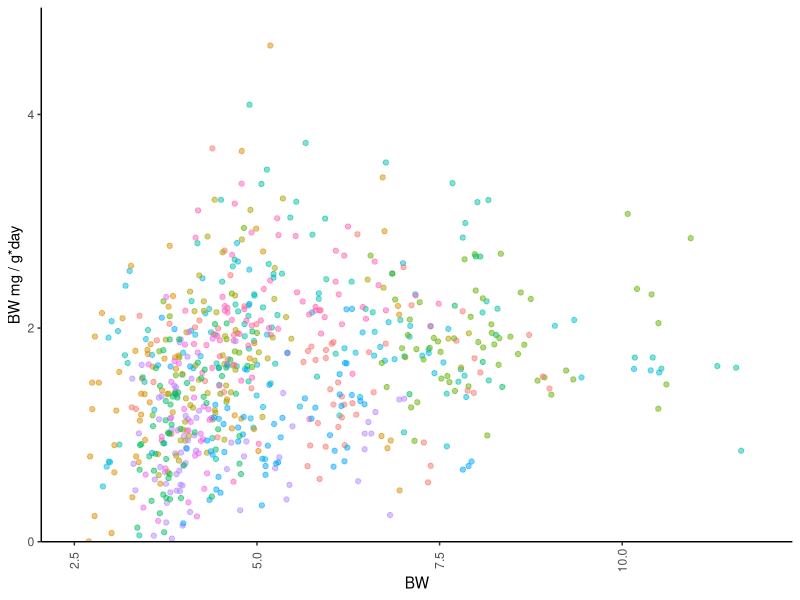
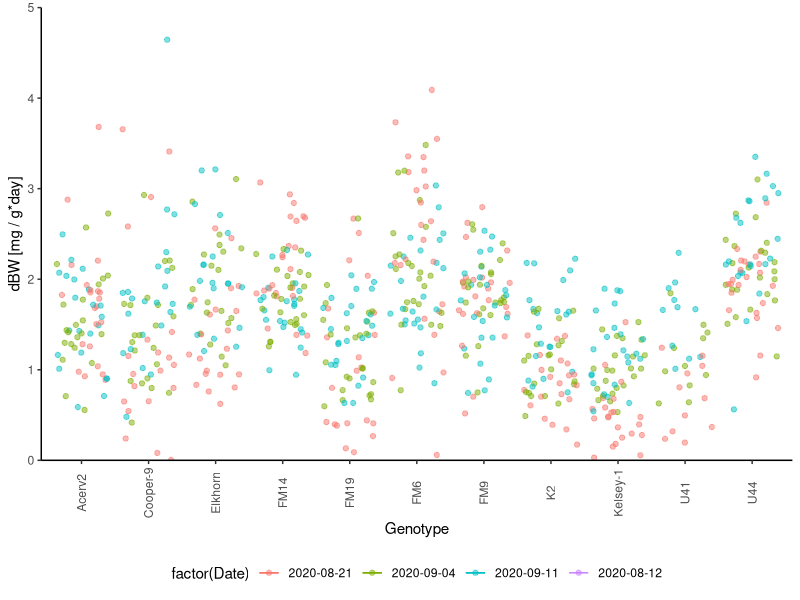
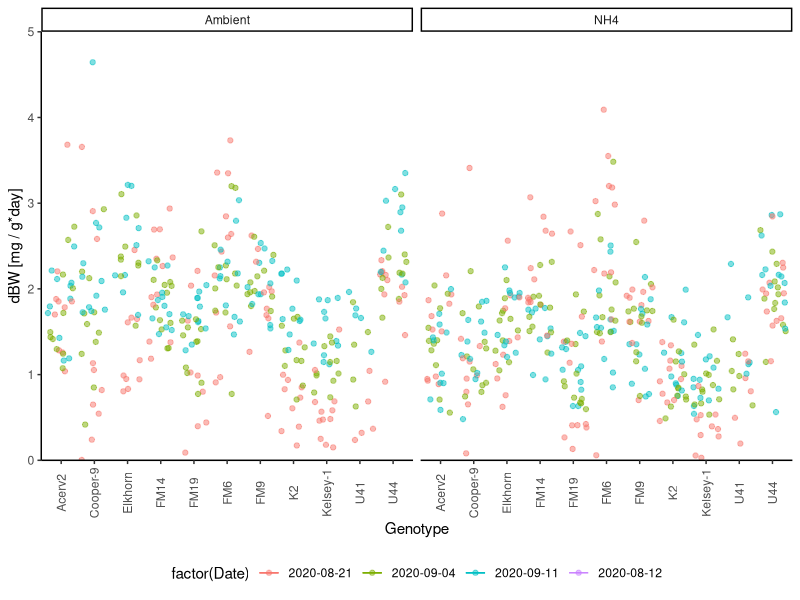
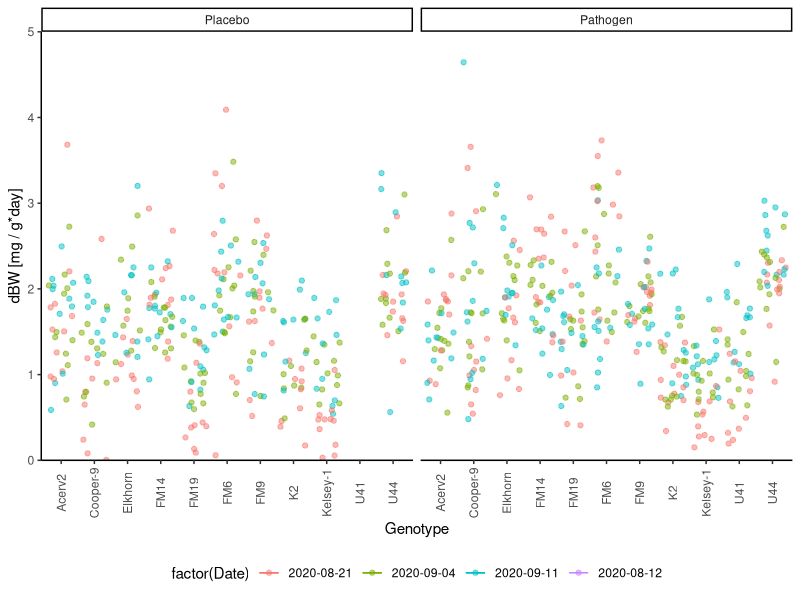
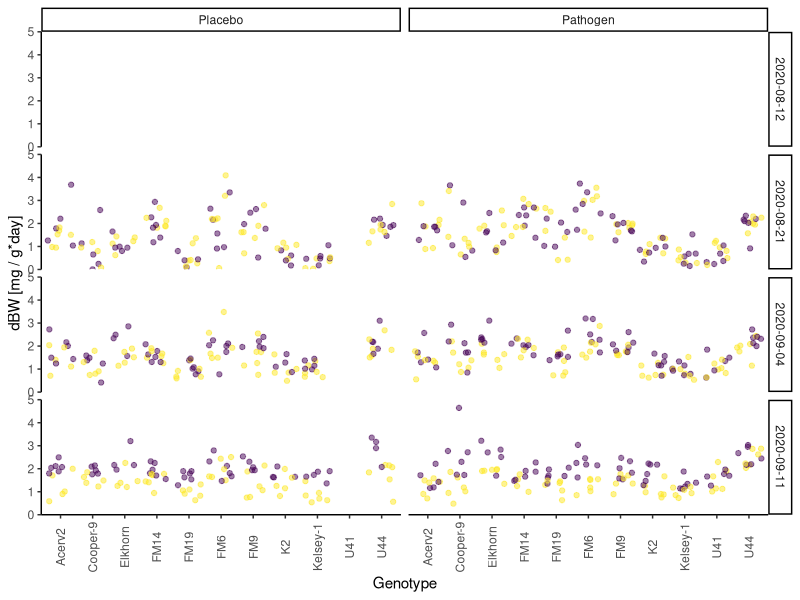
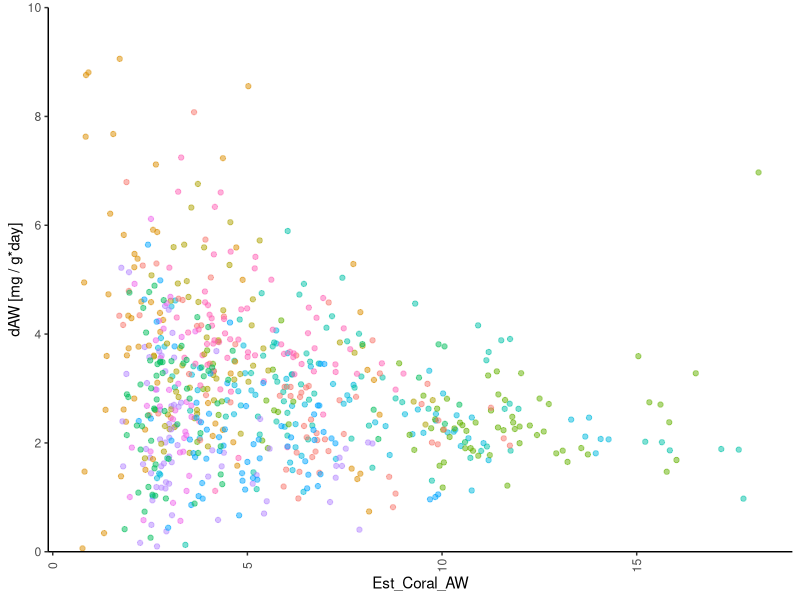
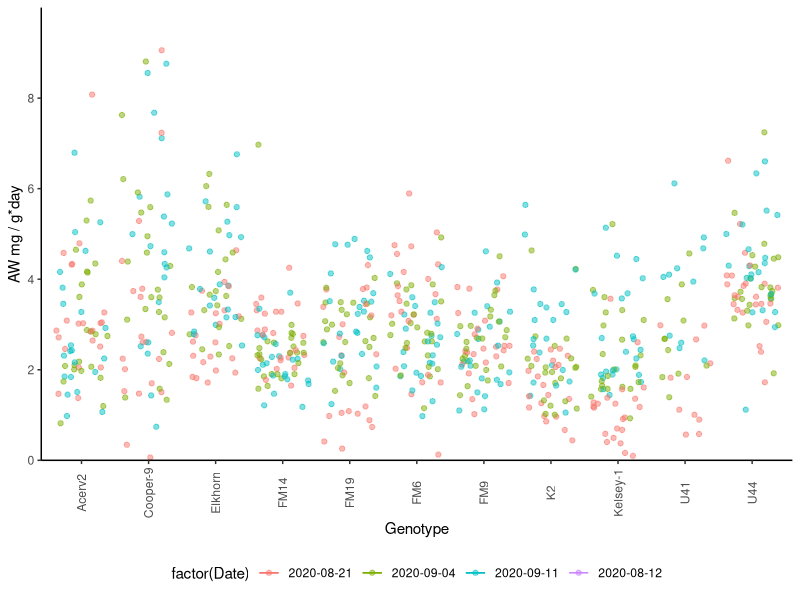
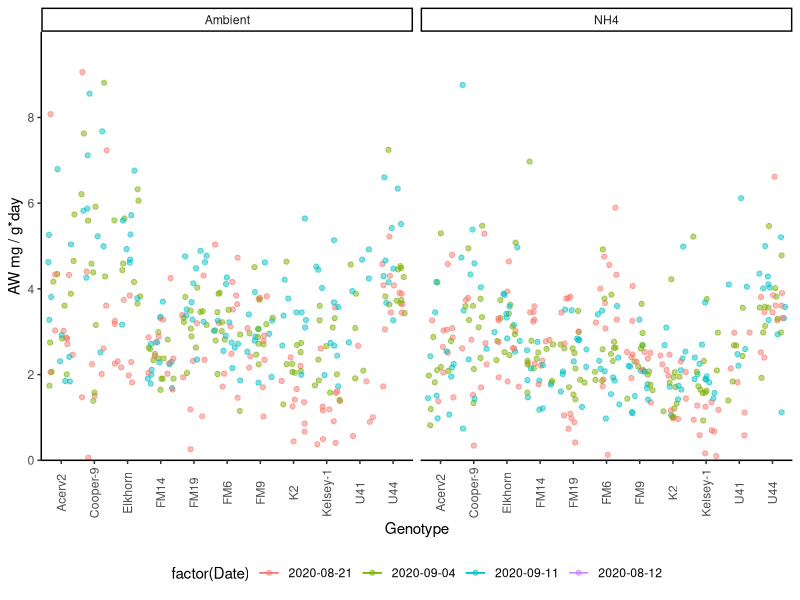

Write R code to recreate these figures, in order.
## ---- chunk 1
knitr::opts_chunk$set(echo = TRUE, warning=FALSE, message=FALSE) 
                      #fig.width=4, fig.height=3 )
## ---- chunk 2

# Libraries
  library(reshape2)
  library(tidyverse)

# Graphs

theme_set (theme_classic() + theme(panel.grid.major = element_blank(),
                              panel.grid.minor = element_blank(), 
                              axis.line = element_line(colour = "black"),
                              legend.position="none",
                              axis.text.x = element_text(angle = 90, vjust = 0.5),
                              plot.title = element_text(size=12, face="bold"),
                              #panel.border = element_rect(colour = "black", fill=NA, size=1)
                              panel.border = element_blank()
                              ))

    
# Data    
  # Fragment list
  #CurrentFragments<-read.csv("8.Metadata/Frag_assignments.csv", header = T)

  # Collection information
  #Location<-read.csv("8.Metadata/Genotypes.csv", header = T)
## ---- chunk 3

# Treatment Info
  Treatment<-read.csv("Data/Treatments.csv")
  #duplicated(Treatment$Tag)
  Treatment<-Treatment[!duplicated(Treatment$Tag), ]
  #duplicated(Treatment$Tag)
  summary(Treatment)

# Tags weight
  Tags<-read.csv("Data/Tags_W.csv")
  #duplicated(Tags$Tag)
  Tags<-Tags[!duplicated(Tags$Tag), ]
  #duplicated(Tags$Tag)
  summary(Tags)
  
  Tags$SW_den<-(999.842594+0.06793952*(Tags$Temperature)-0.00909529*(Tags$Temp)^2+0.0001001685*
    (Tags$Temperature)^3-0.000001120083*(Tags$Temperature)^4+0.000000006536332*(Tags$Temp)^5+(0.824493-0.0040899*
    (Tags$Temperature)+0.000076438*(Tags$Temperature)^2-0.00000082467*(Tags$Temperature)^3+0.0000000053875*
    (Tags$Temperature)^4)*(Tags$Salinity)+(-0.00572466+0.00010227*(Tags$Temperature)-0.0000016546*
    (Tags$Temperature)^2)* (Tags$Salinity)^1.5+0.00048314*(Tags$Salinity)^2)*0.001
  
   #Tags$Estimated_Density<-(-Tags$SW_den/((Tags$T_BW/Tags$T_AW)-1))
   
  Tags %>%
      group_by(T_Type) %>%
      summarise_at(vars(T_AW, T_BW), funs(mean(., na.rm=TRUE)))

## ---- chunk 4

# 1. BW data
  BW_Tall<-read.csv("Data/BW_ Long_data.csv")
  #BW_Tall<-read.csv("Data/BW_ Long_data2.csv")  
  #BW_Tall$Estimated.W.density[BW_Tall$Estimated.W.density == "#VALUE!" ] <-NA
  #BW_Tall$Estimated.W.density<-as.numeric(as.character(BW_Tall$Estimated.W.density))
  
  #BW_Tall$Estimated_AW [BW_Tall$Estimated_AW == "#VALUE!" ] <-NA
  #BW_Tall$Estimated_AW<-as.numeric(as.character(BW_Tall$Estimated_AW))
  
# 2. Data clean-up an types: 
  
  # Variable types 
    #BW_Tall$Time <- as.factor(BW_Tall$Time)
    #BW_Tall$Time<-as.numeric(BW_Tall$Time)
    BW_Tall$Date<-as.Date(BW_Tall$Date, "%Y-%m-%d")
    BW_Tall$Day<-(as.numeric(BW_Tall$Date)-18486)
  
  # Remove-unused data    
    #Extras <- BW_Tall[which (BW_Tall$Nutrients=="Extra"), ]
    #BW_Tall <- droplevels(BW_Tall[!rownames(BW_Tall) %in%
    #                                   rownames(Extras), ])

# 3. Merge with treatments
    BW_Tall<-plyr::join(BW_Tall, Treatment, by = "Tag", 
                type = "left", match = "all")

    BW_Tall<-plyr::join(BW_Tall, Tags, by = "Tag", 
                type = "left", match = "all")
    
    BW_Tall$Nutrients<-factor(BW_Tall$Nutrients, 
                             levels= c("Ambient", "NH4"), ordered=TRUE)
    BW_Tall$Disease<-factor(BW_Tall$Disease, 
                             levels= c("Placebo", "Pathogen"), ordered=TRUE)

# 4. Replicates
    BW_Tall$Tank<-factor(BW_Tall$Tank, ordered=FALSE)
    BW_Tall$Genotype<-factor(BW_Tall$Genotype, ordered=FALSE)

    summary(BW_Tall)

## ---- chunk 5
    
BW.data<-BW_Tall[order(BW_Tall$Tag), ]

# 3. Calculate days bw BW data points
BW.data<-BW.data %>%
  group_by(Tag) %>%
  dplyr::mutate(Days = Day - lag(Day, default = Day[1]))

# 4. Calculate change in BW bw data points
BW.data<-BW.data %>%
  group_by(Tag) %>%
  dplyr::mutate(dBW = BW - lag(BW, default = BW[1]))

BW.data<-BW.data %>%
  group_by(Tag) %>%
  dplyr::mutate(dBW_r = dBW/(Days*lag(BW, default = BW[1])))

BW.data$dBW_r<-BW.data$dBW_r*1000

summary(BW.data)

BW.data<-BW.data[which(BW.data$Available!="Dead"),]
BW.data<-BW.data[which(BW.data$Available!="Extra?"),]
## ---- chunk 6
SizeBiasCheck<- ggplot(BW.data, aes (BW, dBW_r, colour=factor(Genotype))) +
  #geom_smooth(method = "lm")+
  geom_jitter(alpha=0.5) + 
  scale_y_continuous(limits = c(0, 5),
                         breaks = seq(0, 6,2),  
                         expand = c(0, 0),
                         name=("BW mg / g*day"))
SizeBiasCheck
## ---- chunk 7
 
BW_Genet<- ggplot(BW.data, aes (Genotype, dBW_r, colour=factor(Date))) +
  stat_summary(fun.data = "mean_cl_boot",geom = "errorbar", width = 0.2 )+
  stat_summary(fun.y=mean, geom="line") + 
  geom_jitter(alpha=0.5) +
  scale_y_continuous(limits = c(0, 5),
                         breaks = seq(0, 5,1),  
                         expand = c(0, 0),
                         name=("dBW [mg / g*day]"))+
  theme(legend.position = "bottom")
  
BW_Genet
BW_Genet+ facet_wrap(~Nutrients)
BW_Genet+ facet_wrap(~Disease)
#BW_Genet+ facet_wrap(Nutrients~Disease)
## ---- chunk 8
BW_Bias<- ggplot(BW.data, aes (Genotype, dBW_r, colour=factor(Nutrients))) +
  stat_summary(fun.data = "mean_cl_boot",geom = "errorbar", width = 0.2 )+
  stat_summary(fun.y=mean, geom="line") + 
  geom_jitter(alpha=0.5) +
  scale_y_continuous(limits = c(0, 5),
                         breaks = seq(0, 5,1),  
                         expand = c(0, 0),
                         name=("dBW [mg / g*day]"))
BW_Bias + facet_grid(Date~Disease)

## ---- chunk 9

# 1. Coral BW
  BW.data$Coral_BW<-(BW.data$BW)-(BW.data$T_BW)

# 2. Water density

  BW.data$SW_den<-(999.842594+0.06793952*(BW.data$Temp)-0.00909529*(BW.data$Temp)^2+0.0001001685*
    (BW.data$Temp)^3-0.000001120083*(BW.data$Temp)^4+0.000000006536332*(BW.data$Temp)^5+(0.824493-0.0040899*
    (BW.data$Temp)+0.000076438*(BW.data$Temp)^2-0.00000082467*(BW.data$Temp)^3+0.0000000053875*(BW.data$Temp)^4)*
    (BW.data$Salinity)+(-0.00572466+0.00010227*(BW.data$Temp)-0.0000016546*(BW.data$Temp)^2)*
    (BW.data$Salinity)^1.5+0.00048314*(BW.data$Salinity)^2)*0.001
    
# 3. Coral air weight
  BW.data$Est_Coral_AW<-(BW.data$Coral_BW)*(1/(1-(BW.data$SW_den)/2.4))
  
# 4. Calculate change in AW bw data points
  BW.data<-BW.data %>%
    dplyr::group_by(Tag) %>%
    dplyr::mutate(dAW = Est_Coral_AW - lag(Est_Coral_AW, default = Est_Coral_AW[1]))

BW.data<-BW.data %>%
  group_by(Tag) %>%
  dplyr::mutate(dAW_r = dAW/(Days*lag(Est_Coral_AW, default = Est_Coral_AW[1])))


BW.data$dAW_r<-BW.data$dAW_r*1000

summary(BW.data)

BW.CRF<-BW.data[which(BW.data$Genotype=='K2'|
                      BW.data$Genotype=='U41'|
                      BW.data$Genotype=='U44'), ]

BW.UM<-BW.data[which(BW.data$Genotype=='Acerv2'|
                      BW.data$Genotype=='Cooper-9'|
                      BW.data$Genotype=='Elkhorn'|
                      BW.data$Genotype=='Kelsey-1'), ]

BW.FWC<-BW.data[which(BW.data$Genotype=='FM14'|
                      BW.data$Genotype=='FM6'|
                      BW.data$Genotype=='FM19'|
                      BW.data$Genotype=='FM9'), ]

## ---- chunk 10
SizeBiasCheck<- ggplot(BW.data, aes (Est_Coral_AW, dAW_r, colour=factor(Genotype))) +
  #stat_summary(fun.data = "mean_cl_boot",geom = "errorbar", width = 0.2 )+
  #stat_summary(fun.y=mean, geom="line") + 
  geom_jitter(alpha=0.5) + 
  scale_y_continuous(limits = c(0, 10),
                         breaks = seq(0, 10,2),  
                         expand = c(0, 0),
                         name=("dAW [mg / g*day]"))
SizeBiasCheck
## ---- chunk 11
 
AW_Genet<- ggplot(BW.data, aes (Genotype, dAW_r, colour=factor(Date))) +
  stat_summary(fun.data = "mean_cl_boot",geom = "errorbar", width = 0.2 )+
  stat_summary(fun.y=mean, geom="line") + 
  theme(legend.position = "none")+
  geom_jitter(alpha=0.5) + theme(legend.position = "bottom")+
  scale_y_continuous(limits = c(0, 10),
                         breaks = seq(0, 8,2),  
                         expand = c(0, 0),
                         name=("AW mg / g*day"))
  
AW_Genet
AW_Genet+ facet_wrap(~Nutrients)
AW_Genet+ facet_wrap(~Disease)

AW_Genet2<- ggplot(BW.data, aes (Date, dAW_r, colour=Genotype)) +
  geom_vline(xintercept = as.Date("2020-08-12"), linetype=3)+
  geom_vline(xintercept = as.Date("2020-08-21"), linetype=3)+
  geom_vline(xintercept = as.Date("2020-09-04"), linetype=3)+
  geom_vline(xintercept = as.Date("2020-09-11"), linetype=3)+
  geom_vline(xintercept = as.Date("2020-09-14"), linetype=4)+
  geom_vline(xintercept = as.Date("2020-09-18"), linetype=3)+
  geom_vline(xintercept = as.Date("2020-09-25"), linetype=3)+
  geom_vline(xintercept = as.Date("2020-10-02"), linetype=3)+
  geom_vline(xintercept = as.Date("2020-10-09"), linetype=3)+
  
  stat_summary(fun.data = "mean_cl_boot",geom = "errorbar", width = 0.2 )+
  stat_summary(fun.y=mean, geom="line") + 
  geom_vline(xintercept = as.Date("2020-09-14"), linetype=3)+
  theme(legend.position = "none")+
  #geom_jitter(shape=21, alpha=0.3)+
  scale_y_continuous(limits = c(0, 5),
                         breaks = seq(0, 10,2),  
                         expand = c(0, 0),
                         name=("Growth (mg / g d)"))+
  scale_x_date(limits = c(as.Date("2020-08-20"), as.Date("2020-10-05")),
                         breaks = "7 day",
                         expand = c(0, 0),
                         name=("Growth (mg / g d)"))+
  
  theme(legend.position = "bottom")
 
AW_Genet2
AW_Genet2 + facet_wrap(~Nutrients)
AW_Genet2 + facet_wrap(~Tank)

## ---- chunk 12
BW_Frag<- ggplot(BW.data, aes (Date, dAW_r, group=(Tag),
                                    colour=factor(Genotype))) + 
      geom_line()+
      geom_hline(yintercept = 0, linetype=3)+
      
      #scale_x_continuous(name="Days", 
       #                  breaks = seq(0, 30, by=15)) +
      scale_y_continuous(name="Growth (mg / g d)", 
                         limits = c(-2, 10),
                         breaks = seq(-1, 10, by=1)) +
    
    theme(legend.position="bottom",
        legend.title = element_blank(), 
        strip.background =element_rect(fill=NA)) 
BW_Frag+facet_wrap(Nutrients~Genotype)
## ---- chunk 13
AW_Tank<- ggplot(BW.data, aes (Tank, dAW_r)) +
  stat_summary(fun.data = "mean_cl_boot",geom = "errorbar", width = 0.2 )+
  stat_summary(fun.y=mean, geom="line") + 
  scale_y_continuous(limits = c(0, 10),
                         breaks = seq(0, 10,2),  
                         expand = c(0, 0),
                         name=("Growth rate (mg / g day)"))+
  geom_jitter(aes(colour=Genotype), shape=21, alpha=0.3)+
  facet_wrap(~Date) +
  theme(legend.position = "bottom")
AW_Tank

#AW_Tank+ facet_wrap(Date~Nutrients)
#AW_Tank+ facet_wrap(Date~Disease)

AW_Disease<- ggplot(BW.data, aes (Date, dAW_r, colour=Genotype)) +
  stat_summary(fun.data = "mean_cl_boot",geom = "errorbar", width = 0.2 )+
  stat_summary(fun.y=mean, geom="line") + 
  scale_y_continuous(limits = c(-3, 10),
                         breaks = seq(-3, 10,2),  
                         expand = c(0, 0),
                         name=("Growth rate (mg/g day)"))+
  geom_jitter(alpha=0.3)+
  theme(legend.position = "bottom")
AW_Disease
## ---- chunk 14
AW_Disease<- ggplot(BW.data, aes (Date, dAW_r, colour=Tank)) +
  stat_summary(fun.data = "mean_cl_boot",geom = "errorbar", width = 0.2 )+
  stat_summary(fun.y=mean, geom="line") + 
  scale_y_continuous(limits = c(-3, 10),
                         breaks = seq(-3, 10,2),  
                         expand = c(0, 0),
                         name=("Growth rate (mg/g day)"))+
  geom_jitter(alpha=0.3, shape=21)+
  theme(legend.position = "bottom")
AW_Disease

AW_Disease + facet_wrap(~Nutrients)
AW_Disease + facet_wrap(Date~Disease)

## ---- chunk 15
AW_Disease<- ggplot(BW.data, aes (Date, dAW_r, group=Tag, 
                                  colour=Nutrients)) +
  stat_summary(fun.data = "mean_cl_boot",geom = "errorbar", width = 0.2 )+
  stat_summary(fun.y=mean, geom="line") + 
  scale_y_continuous(limits = c(-3, 10),
                         breaks = seq(-3, 10,2),  
                         expand = c(0, 0),
                         name=("Growth rate (mg/g day)"))+
  geom_jitter(alpha=0.3)+
  theme(legend.position = "bottom")
AW_Disease

AW_Disease + facet_wrap(~Tank)
AW_Disease + facet_wrap(Nutrients~Disease)

## ---- chunk 16
AW_Bias<- ggplot(BW.data, aes (Date, dAW_r, colour=factor(Genotype), shape=(Nutrients))) +
  stat_summary(fun.data = "mean_cl_boot",geom = "errorbar", width = 0.2 )+
  stat_summary(fun.y=mean, geom="line") + 
  geom_jitter(alpha=0.5) +
  scale_y_continuous(limits = c(0, 5),
                         breaks = seq(0, 5,1),  
                         expand = c(0, 0),
                         name=("dBW [mg / g*day]"))
AW_Bias + facet_grid(~Disease)+
  theme(legend.position = "bottom")


#Summary<-BW.data %>% group_by(Genotype, Nutrients, Disease) %>% count(Date)
#BW_Tall2<-BW.data %>% group_by(Disease, Genotype, Nutrients) %>% add_count(Date)
#write.csv(Summary, "numbers.csv")

## ---- chunk 17
# Creates bibliography 
#knitr::write_bib(c(.packages()), "packages.bib")
